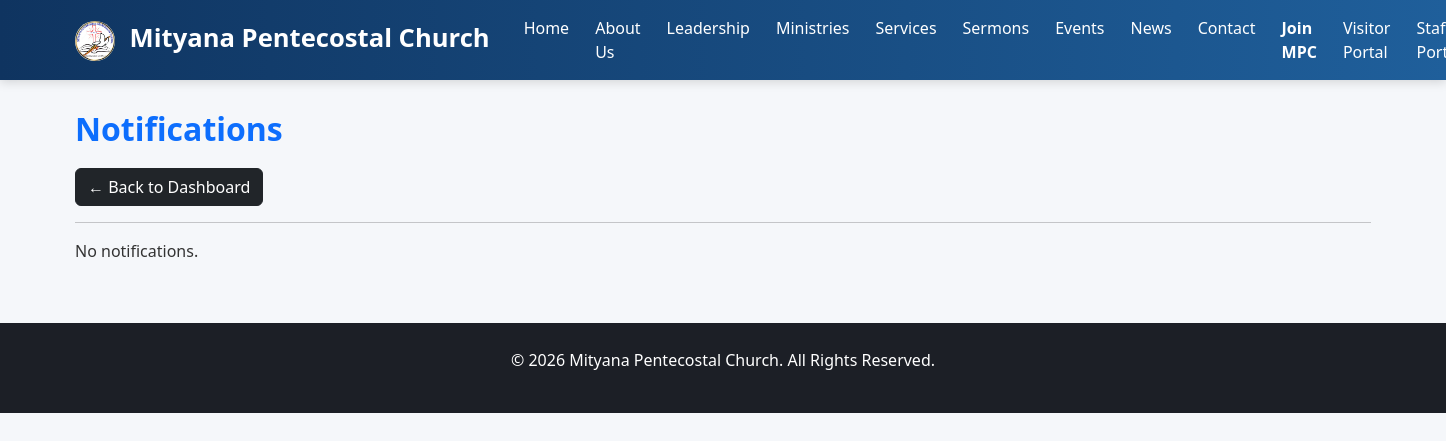
Page /members/notifications/ (signed in) on the earlier database version.
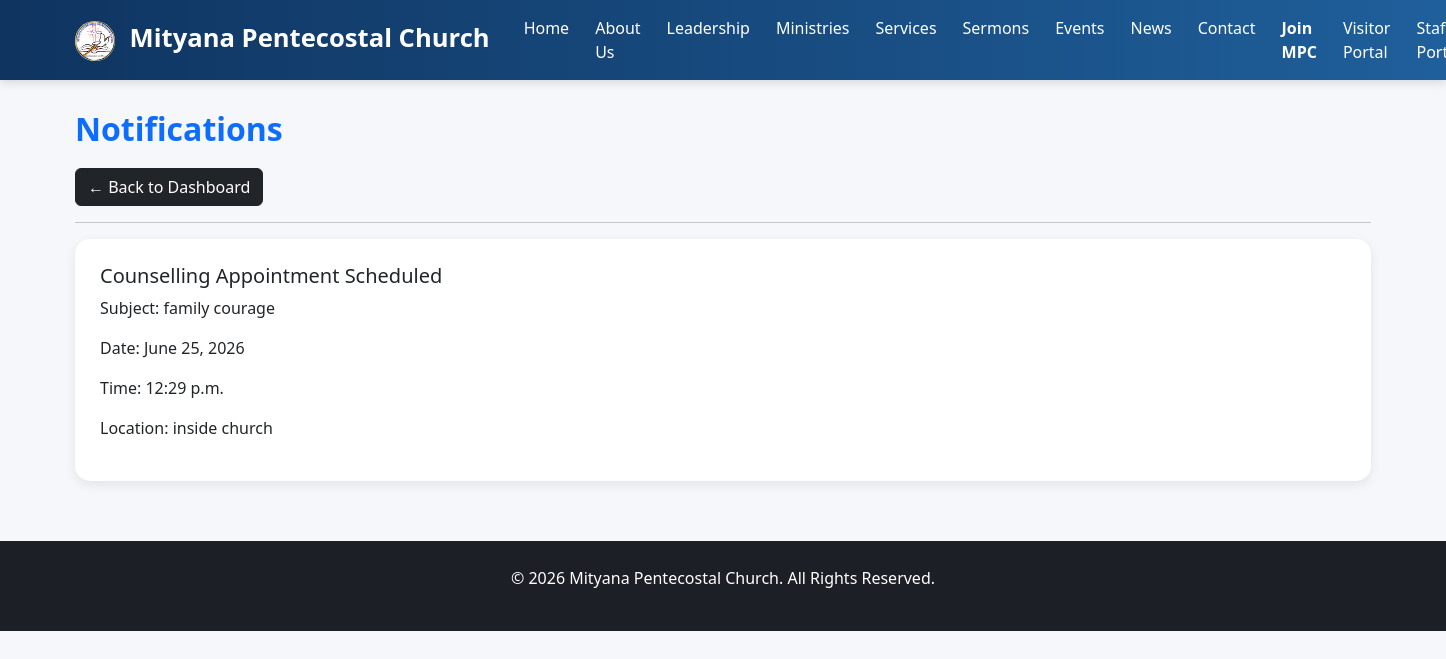
Same page on the later database version.
### counselling/models.py (models this page shows, shortened)
class CounsellingRequest(models.Model):
    STATUS_CHOICES = [
        ('PENDING', 'Pending'),
        ('SCHEDULED', 'Scheduled'),
        ('COMPLETED', 'Completed'),
    ]
    member = models.ForeignKey(
        settings.AUTH_USER_MODEL,
        on_delete=models.CASCADE,
        related_name='counselling_requests'
    )
    assigned_to = models.ForeignKey(
        settings.AUTH_USER_MODEL,
        on_delete=models.SET_NULL,
        null=True,
        blank=True,
        related_name='assigned_counselling'
    )
    subject = models.CharField(
        max_length=255
    )
    details = models.TextField()
    status = models.CharField(
        max_length=20,
        choices=STATUS_CHOICES,
        default='PENDING'
    )
    pastor_notes = models.TextField(
        blank=True
    )
    created_at = models.DateTimeField(
        auto_now_add=True
    )
    scheduled_date = models.DateField(
        null=True,
        blank=True
    )
    scheduled_time = models.TimeField(
        null=True,
        blank=True
    )
    location = models.CharField(
        max_length=255,
        blank=True
    )

### members/views.py (the view)
@login_required
def notifications(request):
    counselling = CounsellingRequest.objects.filter(
        member=request.user,
        status='SCHEDULED'
    ).order_by('-created_at')
    return render(
        request,
        'members/notifications.html',
        {
            'counselling': counselling
        }
    )

### templates/members/notifications.html
{% extends 'base.html' %}
{% block content %}
<h2>Notifications</h2>
<a href="/members/dashboard/"
   class="btn btn-dark">
   ← Back to Dashboard
</a>
<hr>
{% for item in counselling %}
<div class="card mb-3">
    <div class="card-body">
        <h5>
            Counselling Appointment Scheduled
        </h5>
        <p>
            Subject:
            {{ item.subject }}
        </p>
        <p>
            Date:
            {{ item.scheduled_date }}
        </p>
        <p>
            Time:
            {{ item.scheduled_time }}
        </p>
        <p>
            Location:
            {{ item.location }}
        </p>
    </div>
</div>
{% empty %}
<p>
    No notifications.
</p>
{% endfor %}
{% endblock %}

Differences in the rows shown:
added CounsellingRequest: subject "family courage", scheduled_date "June 25, 2026", scheduled_time "12:29 p.m.", location "inside church"
Other differences:
text no longer shown: "No notifications."
